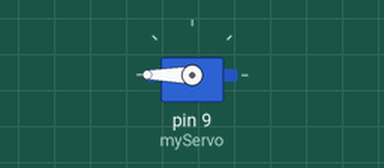
The sketch below on a simulated Arduino Uno, built with avr-gcc and run on an emulated ATmega328P. Parts: servo. At 9.0 s the program stops and its outputs stay as they are.

Above: at 0.1 s.
At 3.1 s:
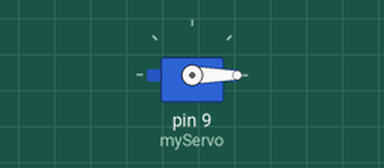
At 6.1 s:
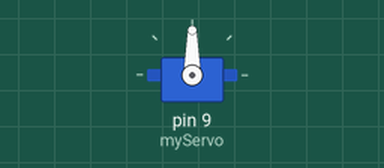
Timing chart, 0 to 7.6 s (numbered marks = the images above):
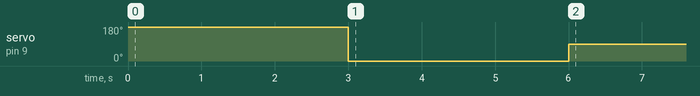

Measured:
- by itself, servo on pin 9 (myServo): 180° → 0° at 3.0 s, → 90° 3.0 s later

The sketch:

Exercise_a_.ino
```cpp
// ServoTest.ino
// Test the servo at three different position signals
// 4105054025、鄭琮寶

#include <Servo.h>

Servo myServo;

void setup() {
  myServo.attach(9); // 設定伺服機腳位

}

void loop() {
  myServo.write(180); // 控制伺服機角度
  delay(3000);
  myServo.write(0);
  delay(3000);
  myServo.write(90);
  delay(3000);
  for(;;); // 停止

}
```
